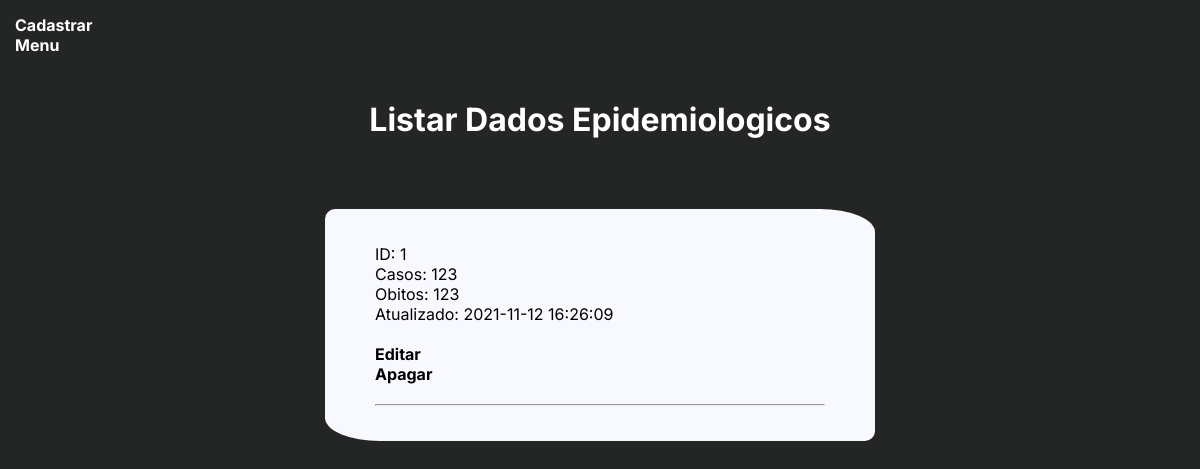
Screenshot of /adm_listarEpidemol.php (signed in) with the database file from the repository.
### tables this page shows
CREATE TABLE IF NOT EXISTS `dadosepidemiologicos` (
  `id` int(11) NOT NULL AUTO_INCREMENT,
  `dadosCasos` varchar(100) NOT NULL,
  `dadosObitos` varchar(100) NOT NULL,
  `created` datetime NOT NULL,
  `modified` datetime DEFAULT NULL,
  PRIMARY KEY (`id`)
);

### adm_listarEpidemol.php (the view, shortened to what this page needs)
<?php
include_once("conexao.php");
?>
<!DOCTYPE html>
<html>
    <head>
        <link rel="stylesheet" href="assets/styles/listar.css">
    </head>
    <body>
        <div class="top">
            <a href="cad_epidemol.php">Cadastrar</a><br>
            <a href="menu.php">Menu</a><br>
        </div>
        <h1>Listar Dados Epidemiologicos</h1>
        <div id="bloco">
            <div id="info">
            <?php
                $result_dados = "SELECT * FROM dadosepidemiologicos";
                $resultado_dados = mysqli_query($conn, $result_dados);
                while($row_dados = mysqli_fetch_assoc($resultado_dados)){
                    echo "ID: " . $row_dados['id'] . "<br>";
                    echo "Casos: ". $row_dados['dadosCasos'] . "<br>";
                    echo "Obitos: ". $row_dados['dadosObitos'] . "<br>";
                    echo "Atualizado: ". $row_dados['created'] . "<br><br>";
                    echo "<a href='edit_epidemol.php?id=". $row_dados['id'] . "' id='button-block'>Editar</a><br>";
                    echo "<a href='proc_apagar_epidemol.php?id=". $row_dados['id'] . "' id='button-block'>Apagar</a><br><br><hr>";
                }
            ?>
            </div>
        </div>
    </body>
</html>

### assets/styles/listar.css (style rules this page uses)
* { margin: 0; padding: 0; font-family: 'Inter', sans-serif; }
html { background-color: #242525; color: #000; }
.top { margin: 15px; }
.top a { color: #fff; text-decoration: none; }
h1 { margin: 45px 20px; text-align: center; color: #fff; }
#bloco { background-color: #F8F8FF; width: 550px; height: auto; position: relative; left: 50%; top: 25px; transform: translate(-50%); border-radius: 10px 10%; }
#info { width: 450px; padding: 35px 0 35px 50px; }
a { color: #000000; text-decoration: none; font-weight: bold; }

### rows the page displays
dadosepidemiologicos: id "1", dadosCasos "123", dadosObitos "123", created "2021-11-12 16:26:09"
